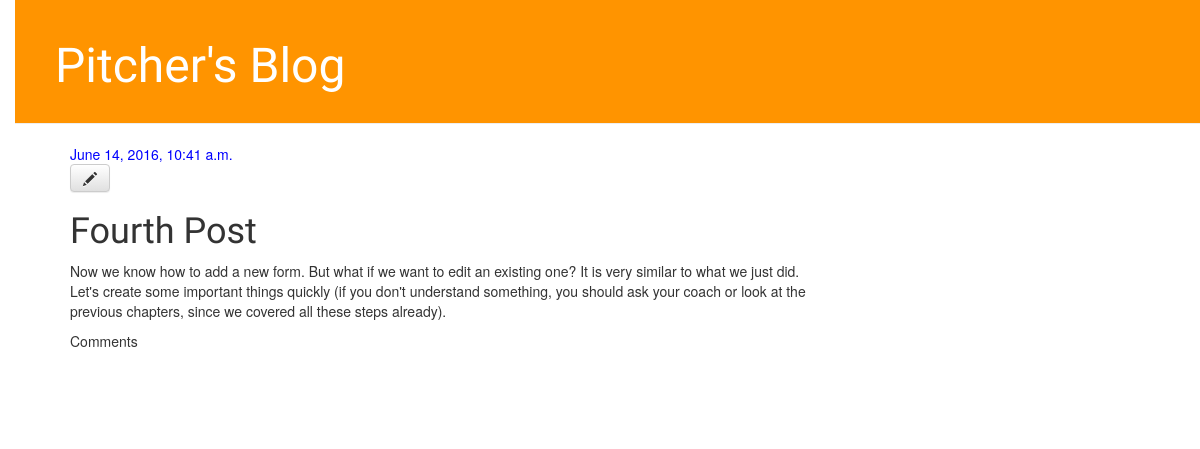
The page /post/7/ on the database as committed earlier.
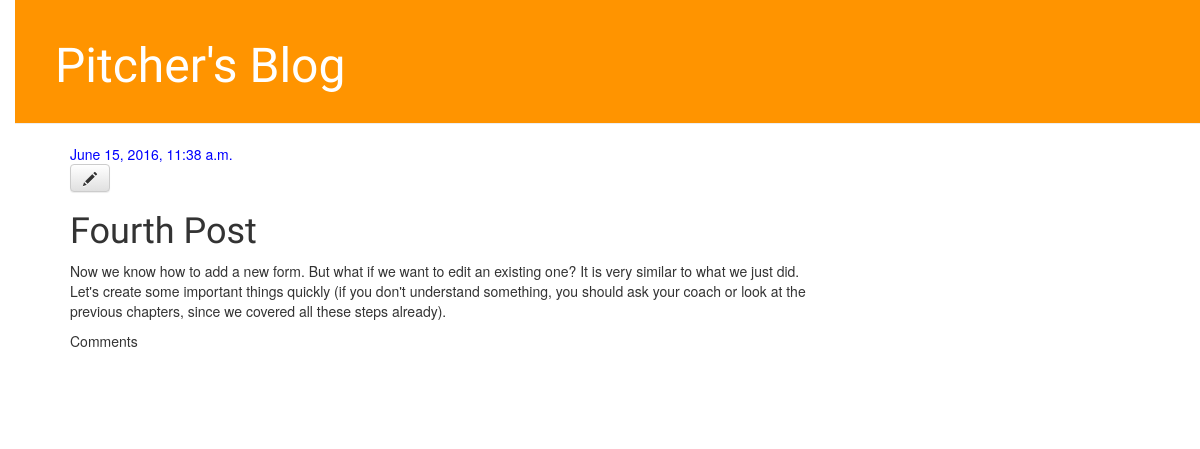
The same page on the database as committed later.
### blog/models.py (models this page shows, shortened)
class Post(models.Model):
    author = models.ForeignKey('auth.User')
    title = models.CharField(max_length=200)
    text = models.TextField()
    created_date = models.DateTimeField(
        default=timezone.now)
    published_date = models.DateTimeField(
        blank=True, null=True)

### blog/views.py (the view)
# urls.py: url(r'^post/(?P<pk>\d+)/$', views.post_detail, name='post_detail'),
def post_detail(request, pk):
	post = get_object_or_404(Post, pk=pk)
	return render(request, 'blog/post_detail.html', {'post': post})

### blog/templates/blog/post_detail.html (shortened to what this page needs)
{% extends 'blog/base.html' %}
{% block content %}
    <div class="post">
        {% if post.published_date %}
            <div class="date">
                {{ post.published_date }}
            </div>
        {% endif %}
        <a class="btn btn-default" href="{% url 'post_comment' pk=post.pk %}"><span class="glyphicon glyphicon-pencil"></span></a>
        <h1>{{ post.title }}</h1>
        <p>{{ post.text|linebreaks }}</p>
        <p>Comments</p>
    </div>
{% endblock %}

Rows that differ between the two databases and show on the page:
changed Post "Fourth Post": published_date "June 14, 2016, 10:41 a.m." → "June 15, 2016, 11:38 a.m."
